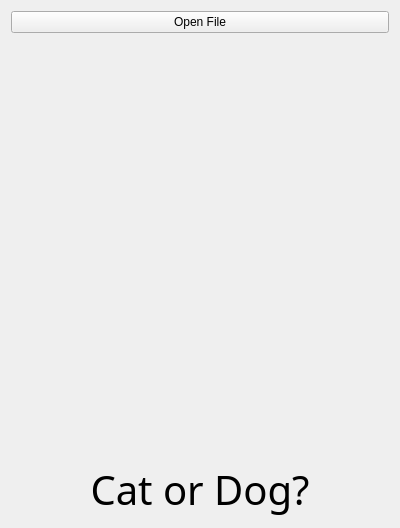
<?xml version="1.0" encoding="UTF-8"?>
<ui version="4.0">
 <class>Form</class>
 <widget class="QWidget" name="Form">
  <property name="geometry">
   <rect>
    <x>0</x>
    <y>0</y>
    <width>400</width>
    <height>528</height>
   </rect>
  </property>
  <property name="windowTitle">
   <string>Form</string>
  </property>
  <layout class="QVBoxLayout" name="verticalLayout" stretch="1,6,0">
   <item>
    <widget class="QPushButton" name="pushButton">
     <property name="text">
      <string>Open File</string>
     </property>
    </widget>
   </item>
   <item>
    <widget class="QLabel" name="label">
     <property name="text">
      <string/>
     </property>
     <property name="alignment">
      <set>Qt::AlignCenter</set>
     </property>
    </widget>
   </item>
   <item>
    <widget class="QLabel" name="lbl_result">
     <property name="font">
      <font>
       <family>Bahnschrift SemiLight</family>
       <pointsize>30</pointsize>
      </font>
     </property>
     <property name="text">
      <string>Cat or Dog?</string>
     </property>
     <property name="alignment">
      <set>Qt::AlignCenter</set>
     </property>
    </widget>
   </item>
  </layout>
 </widget>
 <resources/>
 <connections/>
</ui>
